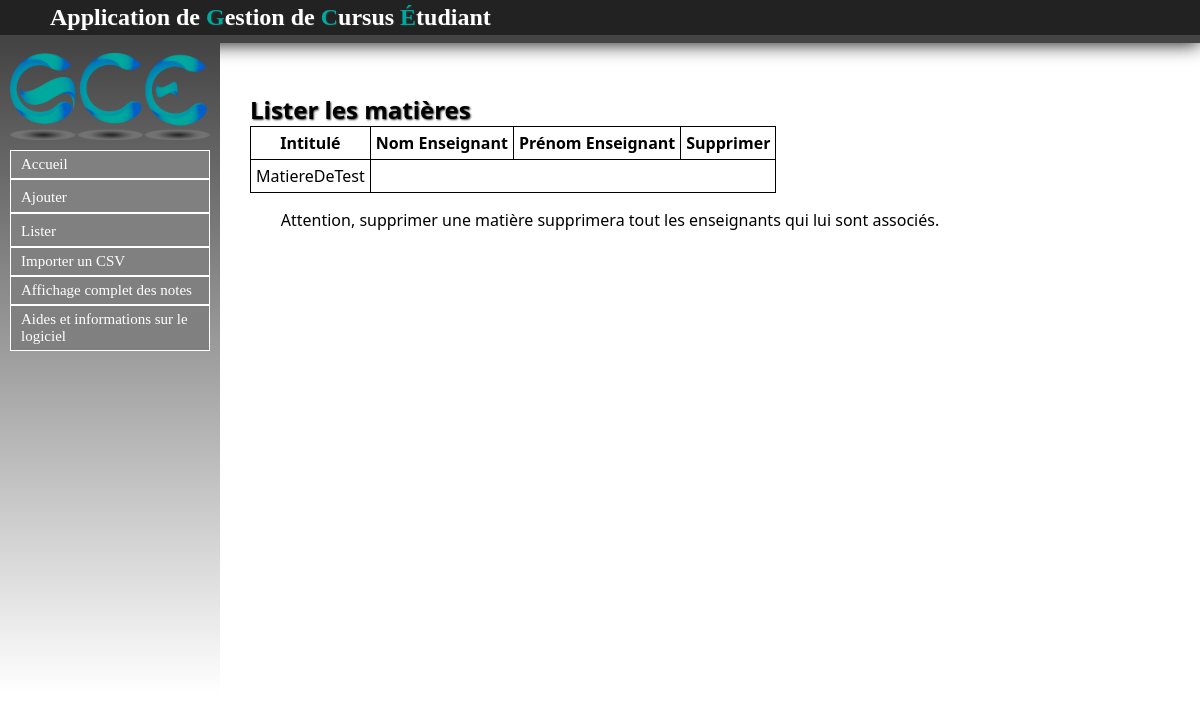
The app's page /Matiere/listermatieres, older data.
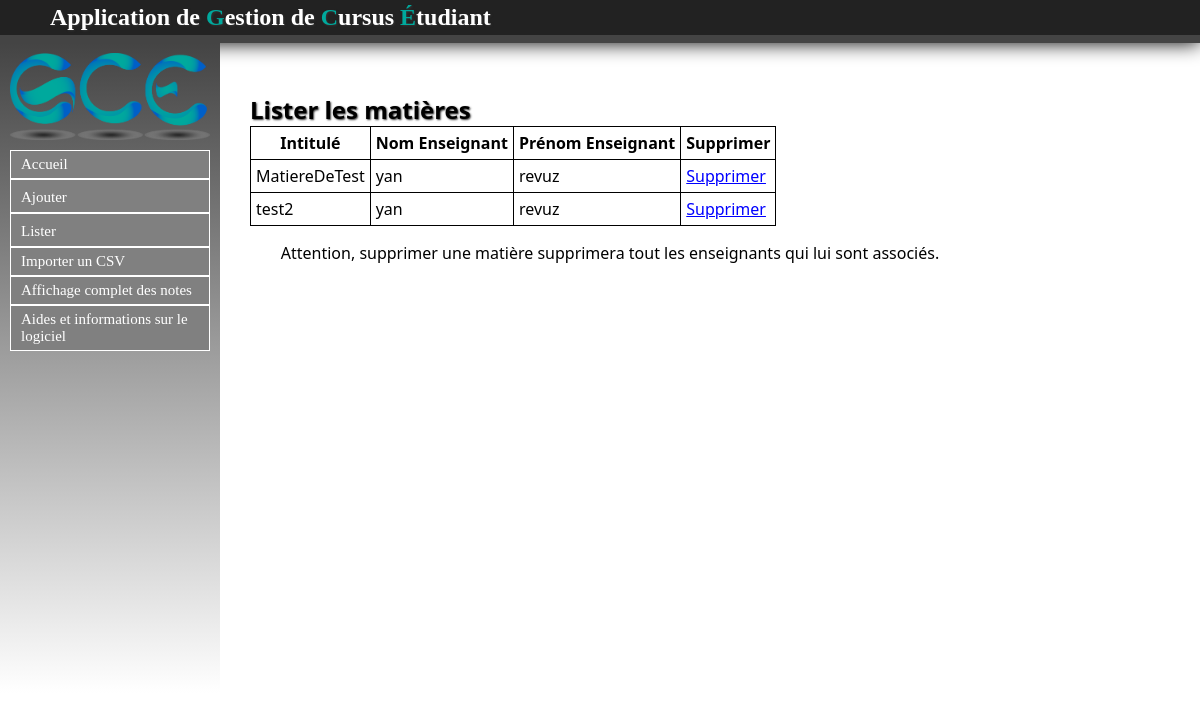
The same page, newer data.
### Matiere/models.py (models this page shows, shortened)
class Matiere(models.Model):
	intitule = models.CharField(max_length=30,null=False)
	code = models.CharField(max_length=30,null=False)
	coefficient = models.FloatField(default=1.0)
	unite = models.ForeignKey('UE.UniteE', null=True)

### Enseignant/models.py (models this page shows, shortened)
class Enseignant(models.Model):
	nom = models.CharField(max_length=30,null=False)
	prenom = models.CharField(max_length=30,null=False)
	matiere = models.ForeignKey(Matiere, null=True)

### Matiere/views.py (the view)
def listermatieres(request):
	matieres = Matiere.objects.all()
	enseignants = Enseignant.objects.all()
	return render(request, 'contenu_html/listermatieres.html', locals())

### Matiere/templates/contenu_html/listermatieres.html (shortened to what this page needs)
{% extends "templates/base.html" %}
{% block content %}
<h1>Lister les matières</h1>
{% if not matieres %}
	<p>Pas de matieres dans la base</p>
{% else %}
	<table >
	<tr>
		<th>Intitulé</th>
		<th>Nom Enseignant</th>
		<th>Prénom Enseignant</th>
		<th>Supprimer</th>
	</tr>
{% endif %}
{% for mat in matieres %}
	<tr>
		<td>{{ mat.intitule }}</td>
		{% for enseignant in enseignants %}
			{% if mat.id == enseignant.matiere.id %}
					<td>{{ enseignant.nom }}</td>
					<td>{{ enseignant.prenom }}</td>
					<td><a href="supprmat/{{ mat.id }}">Supprimer</a></td>
				</tr>
			{% endif %}
		{% endfor %}
{% endfor %}
</table>
<p>Attention, supprimer une matière supprimera tout les enseignants qui lui sont associés.</p>
{% endblock %}

### cursusEtu/templates/base.html (shortened to what this page needs)
<html>
	<head>
		{% load static %}
		<link rel="stylesheet" type="text/css" href="{% static 'css/stylesheet.css' %}" />
	</head>
	<body>
		<div id="header">
			<h1>Application de <label id="GCE">G</label>estion de <label id="GCE">C</label>ursus <label id="GCE">É</label>tudiant</h1>
		</div>
		<nav id="menu">
			<img id="logo" src="{% static 'image/logo.png' %}" alt="Logo GCE" />
			<ul id="menu-deroulant">
		            <a href="/"><li>Accueil</li></a>
		        <li id="ajouter">
		            <a>Ajouter</a>
		        </li>
		        <li id="lister">
		            <a>Lister</a>
		        </li>
		            <a href="/Note/importer_csv"><li>Importer un CSV </li></a>
		            <a href="/Etudiant/affichageComplet"><li>Affichage complet des notes</li></a>
		        	<a href="/aides"><li>Aides et informations sur le logiciel</li></a>
		    </ul>
		</nav>
		<div id="main">
			{% block content %}
			{% endblock %}
		</div>
	</body>
</html>

### static/css/stylesheet.css (style rules this page uses)
a { color:#222222; text-decoration: none; }
table a { color: blue; text-decoration: underline; }
html,body { height: 100%; }
body { font-family: "Segoe UI", Verdana, serif; font-size:12pt; margin:0; padding:0; }
#header { width:100%; padding-top: 4px; padding-bottom: 4px; background-color:#222222; box-shadow:0 0 20px #000000; border-bottom:solid #444444 8px; font-family: walkway; }
#GCE { color: #00A99D; }
#menu a { color: white; font-size: 15px; font-family: walkway; }
li { border : 1px solid white; padding: 5px 0px 5px 0px; background-color :gray; cursor: pointer; padding-left: 10px; }
#menu-deroulant, #menu-deroulant ul { padding: 0; margin: 0; list-style: none; }
h1 { text-shadow:1px 1px 2px #333333; text-align: left; color:white; margin:0px; margin-left: 50px; font-size: 1.5em; }
#menu { background: linear-gradient(to bottom, #444444, white); width: 200px; height: 80%; padding: 10px; padding-top: 0px; float: left; }
#main { width : 800px; margin:auto; text-align: center; margin-top: 50px; }
table { border:1px solid black; border-collapse : collapse; }
#main h1 { color: black; }
table { margin-left: 50px; }
td, th { padding: 5px; border:1px solid black; }
#logo { vertical-align: middle; width: 200px; margin-top: 10px; margin-bottom: 10px; }

Row changes from the older to the newer data that the page shows:
added Enseignant: nom "yan", prenom "revuz", shown under Matiere "MatiereDeTest"
added Matiere: intitule "test2"
added Enseignant: nom "yan", prenom "revuz", shown under "test2"
